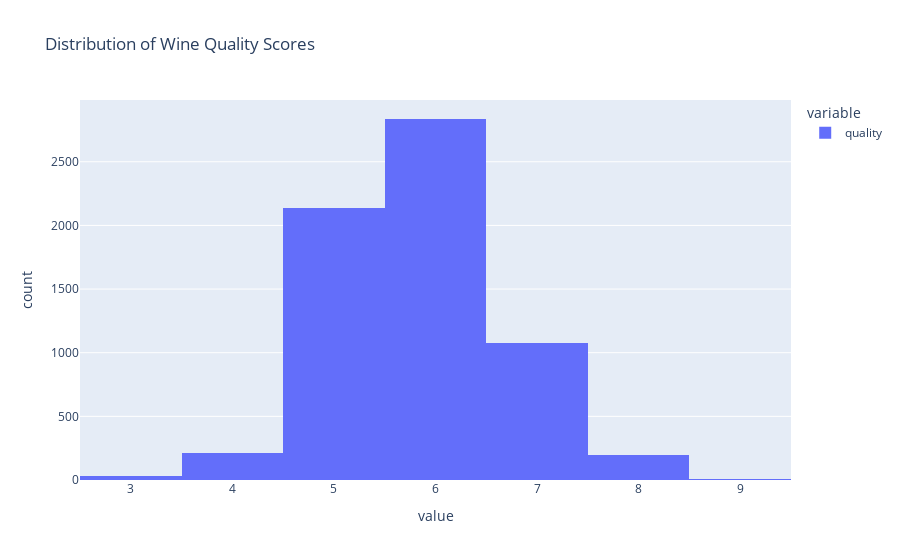

Write notebook code for a chart like this one.
### Code cell
# plot y (wine quality scores) distribution with plotly
import plotly.express as px
fig = px.histogram(y, nbins=10, title="Distribution of Wine Quality Scores")
fig.show()

### Figure 1 — Plotly figure (JSON) as saved in the notebook; plotly's stock layout.template omitted (floating-point values rounded to 4 significant figures; data arrays with more than 128 entries replaced by an {"elided": "..."} marker saying what was removed)
{"data": [{"bingroup": "x", "hovertemplate": "variable=quality<br>value=%{x}<br>count=%{y}<extra></extra>", "legendgroup": "quality", "marker": {"color": "#636efa", "pattern": {"shape": ""}}, "name": "quality", "nbinsx": 10, "orientation": "v", "showlegend": true, "type": "histogram", "x": {"elided": "6497 int values"}, "xaxis": "x", "yaxis": "y"}], "layout": {"barmode": "relative", "legend": {"title": {"text": "variable"}, "tracegroupgap": 0}, "title": {"text": "Distribution of Wine Quality Scores"}, "xaxis": {"anchor": "y", "domain": [0, 1], "title": {"text": "value"}}, "yaxis": {"anchor": "x", "domain": [0, 1], "title": {"text": "count"}}}}
